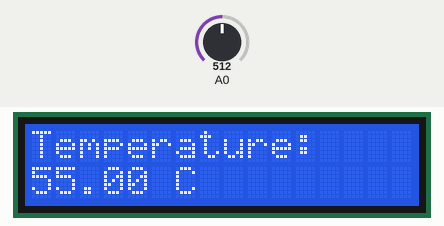
Bench run of a sketch on a simulated Arduino Uno, built with avr-gcc and run on an emulated ATmega328P. Shown: 16×2 character LCD. The inputs (shaded band) are chosen by the test bench; at power-on: A0 = 512.

Above: at 1.2 s.
1.3 s: A0 set to 100
At 3.2 s:
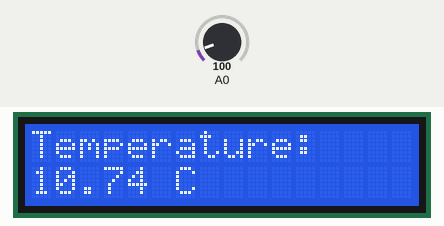
3.5 s: A0 set to 83
At 4.9 s:
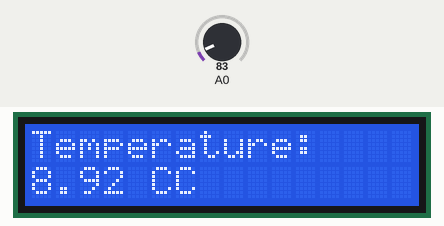
5.5 s: A0 set to 122
At 6.5 s:
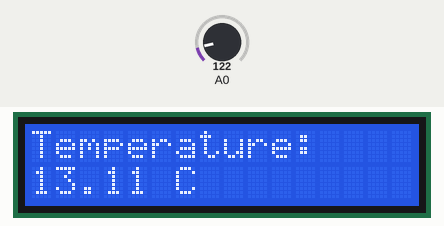
Timing chart, 0 to 8.5 s (numbered marks = the images above; inputs shaded):
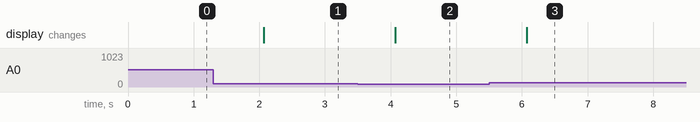

The sketch:

TemperatureDisplay.ino
```cpp
// include the library code:
#include <LiquidCrystal.h>

float temp;

// initialize the library with the numbers of the interface pins
LiquidCrystal lcd(12, 11, 5, 4, 3, 2);

void setup() {
  // change reference to internal for temp sensor
  analogReference(INTERNAL);
  // set up the LCD's number of columns and rows:
  lcd.begin(16, 2);
  // Print a message to the LCD.
  lcd.print("Temperature:");
}

void loop() {
  temp = (1.1 * analogRead(A0) * 100.0) / 1024;
  // set the cursor to column 0, line 1
  // (note: line 1 is the second row, since counting begins with 0):
  lcd.setCursor(0, 1);
  String units = " C";
  String output = temp + units;
  lcd.print(output);

  delay(1000);
}
```

Measured:
- the behaviour switches between 94 and 93 on A0 (found by bisection; images 1 and 2)
- after the input at 1.3 s, the display: changes after 0.77 s (image 1)
- after the input at 3.5 s, the display: changes after 0.57 s (image 2)
- after the input at 5.5 s, the display: changes after 0.57 s (image 3)
